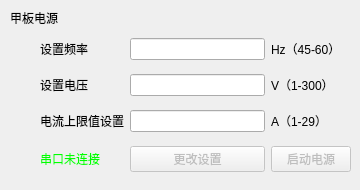
    <widget class="QWidget" name="tab_8">
     <attribute name="title">
      <string>设备电源</string>
     </attribute>
     <widget class="QWidget" name="gridLayoutWidget">
      <property name="geometry">
       <rect>
        <x>40</x>
        <y>30</y>
        <width>311</width>
        <height>151</height>
       </rect>
      </property>
      <layout class="QGridLayout" name="gridLayout">
       <item row="0" column="0">
        <widget class="QLabel" name="label_49">
         <property name="text">
          <string>设置频率</string>
         </property>
        </widget>
       </item>
       <item row="1" column="0">
        <widget class="QLabel" name="label_50">
         <property name="text">
          <string>设置电压</string>
         </property>
        </widget>
       </item>
       <item row="1" column="2">
        <widget class="QLabel" name="label_52">
         <property name="text">
          <string>V（1-300）</string>
         </property>
        </widget>
       </item>
       <item row="3" column="2">
        <widget class="QPushButton" name="elecEnable">
         <property name="enabled">
          <bool>false</bool>
         </property>
         <property name="text">
          <string>启动电源</string>
         </property>
        </widget>
       </item>
       <item row="0" column="2">
        <widget class="QLabel" name="label_51">
         <property name="text">
          <string>Hz（45-60）</string>
         </property>
        </widget>
       </item>
       <item row="0" column="1">
        <widget class="QLineEdit" name="lineEdit">
         <property name="text">
          <string/>
         </property>
        </widget>
       </item>
       <item row="1" column="1">
        <widget class="QLineEdit" name="lineEdit_35"/>
       </item>
       <item row="2" column="0">
        <widget class="QLabel" name="label_54">
         <property name="text">
          <string>电流上限值设置</string>
         </property>
        </widget>
       </item>
       <item row="2" column="1">
        <widget class="QLineEdit" name="lineEdit_36"/>
       </item>
       <item row="2" column="2">
        <widget class="QLabel" name="label_55">
         <property name="text">
          <string>A（1-29）</string>
         </property>
        </widget>
       </item>
       <item row="3" column="1">
        <widget class="QPushButton" name="elecChange">
         <property name="enabled">
          <bool>false</bool>
         </property>
         <property name="text">
          <string>更改设置</string>
         </property>
        </widget>
       </item>
       <item row="3" column="0">
        <widget class="QLabel" name="elecConnect">
         <property name="text">
          <string>&lt;html&gt;&lt;head/&gt;&lt;body&gt;&lt;p&gt;&lt;span style=&quot; color:#00ff00;&quot;&gt;串口未连接&lt;/span&gt;&lt;/p&gt;&lt;/body&gt;&lt;/html&gt;</string>
         </property>
        </widget>
       </item>
      </layout>
     </widget>
     <widget class="QLabel" name="label_53">
      <property name="geometry">
       <rect>
        <x>10</x>
        <y>10</y>
        <width>72</width>
        <height>15</height>
       </rect>
      </property>
      <property name="text">
       <string>甲板电源</string>
      </property>
     </widget>
    </widget>
